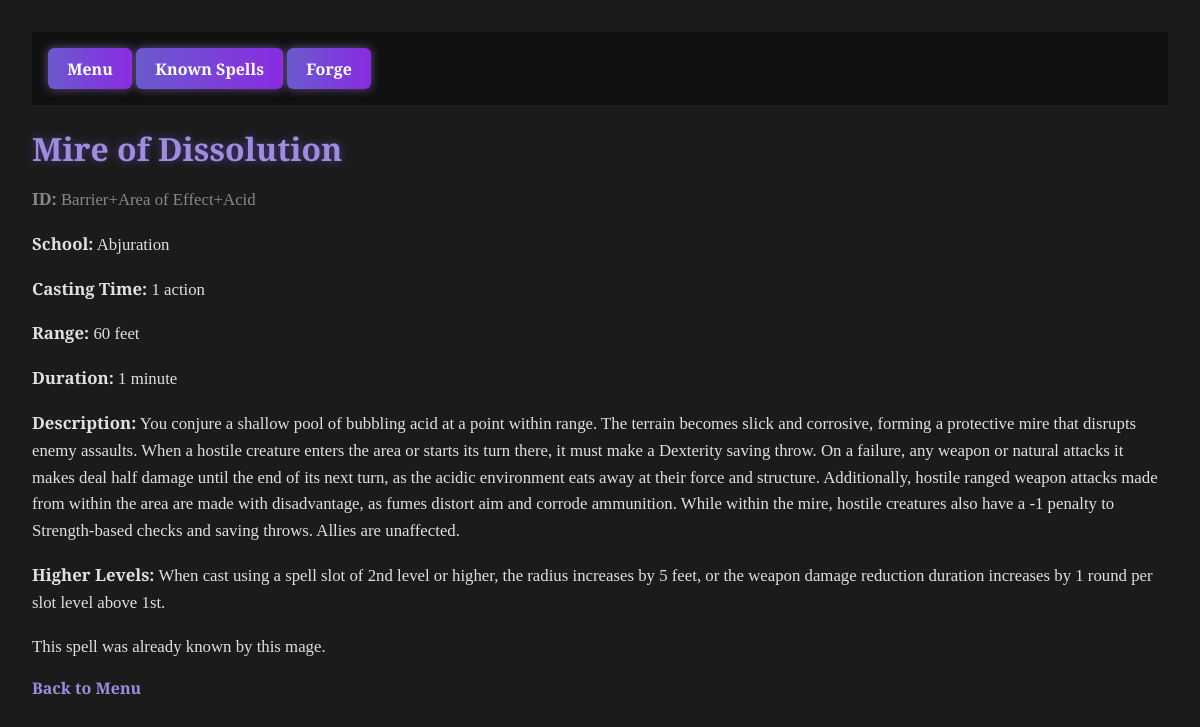
The page /spell/Barrier+Area of Effect+Acid on the database as committed earlier.
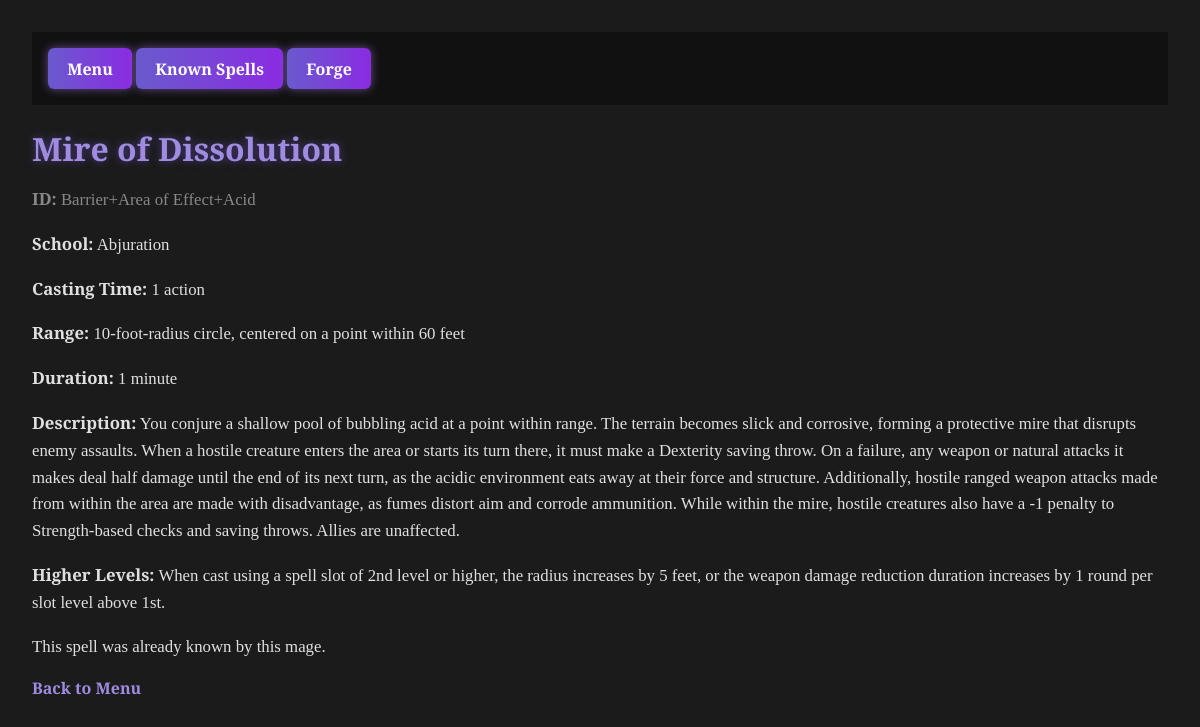
The same page on the database as committed later.
### tables this page shows
CREATE TABLE spell (
	id VARCHAR NOT NULL, 
	name VARCHAR NOT NULL, 
	school VARCHAR, 
	casting_time VARCHAR, 
	spell_range VARCHAR, 
	duration VARCHAR, 
	description TEXT, 
	higher_levels TEXT, 
	PRIMARY KEY (id)
);

### app.py (the view)
@app.route("/spell/<spell_id>")
def spell_detail(spell_id):
    conn = get_db_connection()
    spell = conn.execute("SELECT * FROM spell WHERE id = ?", (spell_id,)).fetchone()
    conn.close()
    if spell:
        return render_template("spell_result.html", spell=spell, known=True, mage_id="Nendo")  # Mage ID optional here
    else:
        return "Spell not found", 404

### app.py (called while the page is built)
def get_db_connection():
    import os
    DB_PATH = os.getenv("SPELLFORGE_DB", "spells.db")
    conn = sqlite3.connect(DB_PATH)
    conn.row_factory = sqlite3.Row
    return conn

### templates/spell_result.html (shortened to what this page needs)
<!DOCTYPE html>
<html>
<head>
    <link rel="stylesheet" href="{{ url_for('static', filename='style.css') }}">
</head>
<body>
    {% include 'navbar.html' %}
    <h1>{{ spell['name'] }}</h1>
    <p style="color: #888;"><strong>ID:</strong> {{ spell['id'] }}</p>
    <p><strong>School:</strong> {{ spell['school'] }}</p>
    <p><strong>Casting Time:</strong> {{ spell['casting_time'] }}</p>
    <p><strong>Range:</strong> {{ spell['spell_range'] }}</p>
    <p><strong>Duration:</strong> {{ spell['duration'] }}</p>
    <p><strong>Description:</strong> {{ spell['description'] }}</p>
    <p><strong>Higher Levels:</strong> {{ spell['higher_levels'] }}</p>
    {% if known %}
        <p>This spell was already known by this mage.</p>
    {% else %}
        <p>This spell has been newly added to the mage's spellbook.</p>
    {% endif %}
    <a href="{{ url_for('menu', mage_id=mage_id) }}">Back to Menu</a>
</body>
</html>

### templates/navbar.html (shortened to what this page needs)
<div style="background: #111; padding: 1rem; display: flex; justify-content: space-between; align-items: center;">
    <div>
        <a href="{{ url_for('menu', mage_id=session.get('mage_id')) }}" class="spell-button">Menu</a>
        <a href="{{ url_for('known_spells', mage_id=session.get('mage_id')) }}" class="spell-button">Known Spells</a>
        <a href="{{ url_for('forge', mage_id=session.get('mage_id')) }}" class="spell-button">Forge</a>
    </div>
</div>

### static/style.css (style rules this page uses)
body { font-family: 'Cinzel', serif; background-color: #1b1b1b; background-image: url("https://www.transparenttextures.com/patterns/dark-denim.png"); color: #ccc; margin: 0; padding: 2rem; }
h1, h2 { color: #9f8be0; text-shadow: 0 0 8px #4e3d82; margin-bottom: 1rem; }
p { font-size: 1.05rem; line-height: 1.6; color: #e0e0e0; }
a { color: #9f8be0; text-decoration: none; font-weight: bold; }
.spell-button { display: inline-block; padding: 0.6rem 1.2rem; background: linear-gradient(to right, #6a5acd, #8a2be2); color: #fff; border: none; border-radius: 6px; font-size: 1rem; font-weight: bold; text-decoration: none; box-shadow: 0 0 10px rgba(186, 134, 255, 0.5); transition: all 0.25s ease-in-out; }

Rows that differ between the two databases and show on the page:
changed spell "Mire of Dissolution": spell_range "60 feet" → "10-foot-radius circle, centered on a point within 60 feet"
